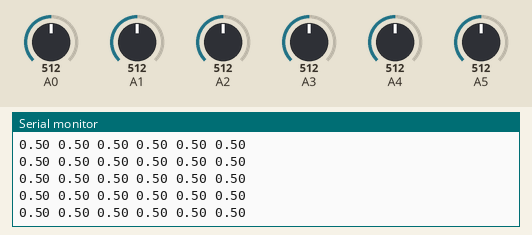
Recording of a sketch running on a simulated Arduino Uno, built with avr-gcc and run on an emulated ATmega328P. Parts: the last lines printed to the serial monitor. The test bench sets the inputs (shaded band); at power-on: A0 = 512, A1 = 512, A2 = 512, A3 = 512, A4 = 512, A5 = 512.

Above: at 1.2 s.
1.3 s: A0 set to 716
At 2.3 s:
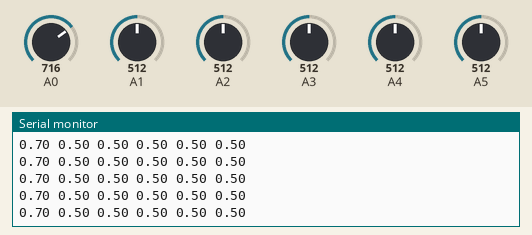
4.3 s: A1 set to 716
At 5.3 s:
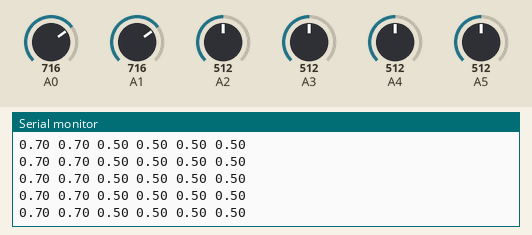
7.3 s: A2 set to 716
At 7.9 s:
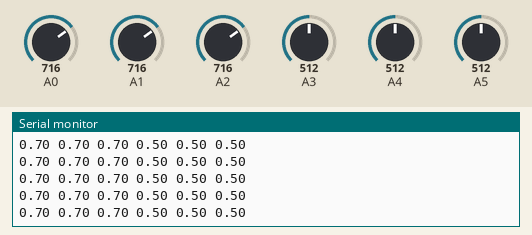
10.3 s: A3 set to 716
At 11.4 s:
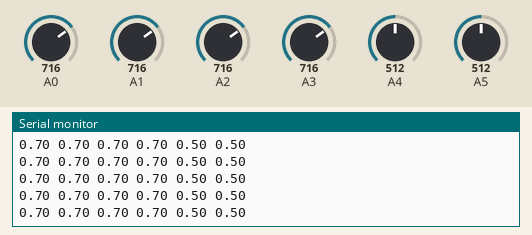
13.3 s: A4 set to 716
At 14.4 s:
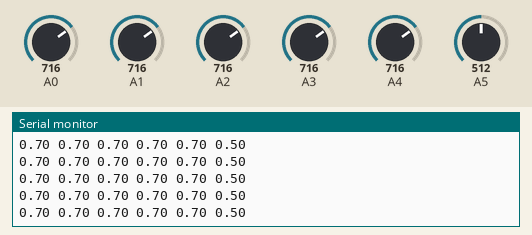
16.3 s: A5 set to 716
At 17.4 s:
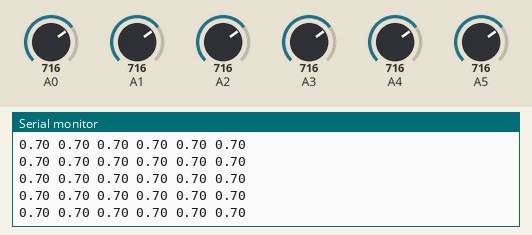

Measured:
- after the input at 1.3 s, the serial monitor: prints a new line after 0.10 s (image 1)
- after the input at 4.3 s, the serial monitor: prints a new line after 0.09 s (image 2)
- after the input at 7.3 s, the serial monitor: prints a new line after 0.09 s (image 3)
- after the input at 10.3 s, the serial monitor: prints a new line after 0.08 s (image 4)
- after the input at 13.3 s, the serial monitor: prints a new line after 0.08 s (image 5)
- after the input at 16.3 s, the serial monitor: prints a new line after 0.07 s (image 6)

The sketch:

Sensor_Test.ino
```cpp
#include <SPI.h>
#include "RF24.h"
#include "printf.h"

void setup() {
  Serial.begin(9600);
  printf_begin();
  // put your setup code here, to run once:

}

void loop() {
  double range = 1024;

  int sensor0 = analogRead(A0);
  double detectedValue0 = (double) sensor0 / (double) range;

  int sensor1 = analogRead(A1);
  double detectedValue1 = (double) sensor1 / (double) range;
  //Serial.print(detectedValue1);
  //Serial.print(" ");

  int sensor2 = analogRead(A2);
  double detectedValue2 = (double) sensor2 / (double) range;


  int sensor3 = analogRead(A3);
  double detectedValue3 = (double) sensor3 / (double) range;


  int sensor4 = analogRead(A4);
  double detectedValue4 = (double) sensor4 / (double) range;
  //Serial.print(detectedValue4);
  //Serial.print(" ");

  int sensor5 = analogRead(A5);
  double detectedValue5 = (double) sensor5 / (double) range;

  Serial.print(detectedValue0);
  Serial.print(" ");
   Serial.print(detectedValue1);
  Serial.print(" ");
  Serial.print(detectedValue2);
  Serial.print(" ");
  Serial.print(detectedValue3);
  Serial.print(" ");
   Serial.print(detectedValue4);
  Serial.print(" ");
  Serial.print(detectedValue5);
  Serial.println(" ");
}
```

printf.h
```cpp
// (licence header left out)
/**
 * @file printf.h
 *
 * Setup necessary to direct stdout to the Arduino Serial library, which
 * enables 'printf'
 */

#ifndef __PRINTF_H__
#define __PRINTF_H__

#ifdef ARDUINO

int serial_putc( char c, FILE * )
{
  Serial.write( c );

  return c;
}

void printf_begin(void)
{
  fdevopen( &serial_putc, 0 );
}

#else
#error This example is only for use on Arduino.
#endif // ARDUINO

#endif // __PRINTF_H__
```
